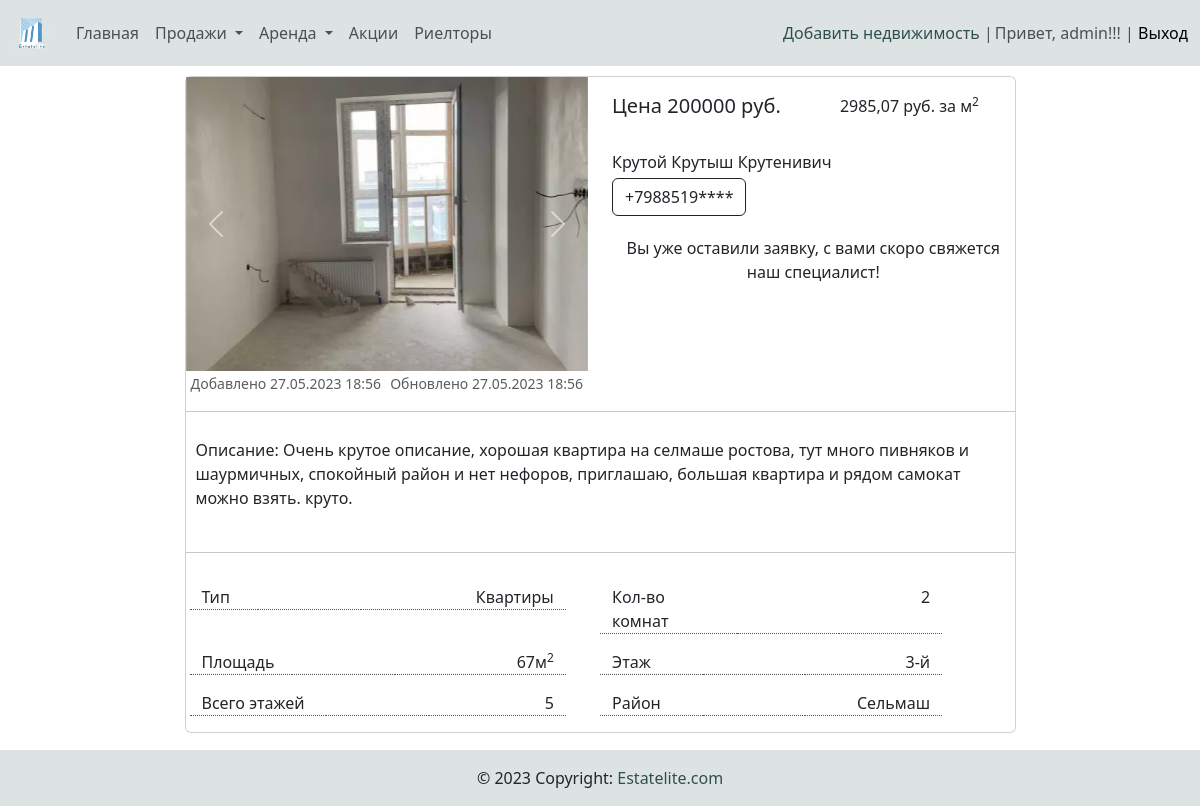
Screenshot of /estate_detail/3/ (signed in) with the database file from the repository.
### main/models.py (models this page shows, shortened)
class Image(models.Model):
    img = models.ImageField(blank=True, upload_to='photos/%Y/%m/%d/', verbose_name='Фото')
    real_estate = models.ForeignKey(RealEstate, related_name='photos', on_delete=models.CASCADE)

class RealEstate(models.Model):
    sale = 'Продажа'
    rent = 'Аренда'
    category = models.ForeignKey(Category, on_delete=models.CASCADE, null=False, blank=False)
    owner = models.ForeignKey(Owner, on_delete=models.CASCADE, null=False, blank=False)
    description = models.TextField()
    number_of_rooms = models.IntegerField()
    area = models.ForeignKey(Area, on_delete=models.CASCADE)
    address = models.CharField(max_length=255)
    price = models.IntegerField()
    total_area = models.CharField(max_length=10)
    floor = models.CharField(max_length=4)
    max_floor = models.CharField(max_length=4)
    type_real_estate = models.CharField(choices=[('ПРОДАЖА', sale), ('АРЕНДА', rent)], max_length=10)
    date_create = models.DateTimeField(auto_now_add=True)
    date_update = models.DateTimeField(auto_now=True)

class Owner(models.Model):
    first_name = models.CharField(max_length=50)
    last_name = models.CharField(max_length=50)
    surname = models.CharField(max_length=50)
    gender = models.IntegerField(choices=[(0, 'Ж'), (1, 'М')], default=0)
    series = models.CharField(max_length=4)
    number = models.CharField(max_length=6)
    phone = models.CharField(max_length=20)
    user = models.ForeignKey(User, related_name='owner', on_delete=models.CASCADE)

class Category(models.Model):
    sale = 'Продажа'
    rent = 'Аренда'
    title = models.CharField(max_length=80)
    date_create = models.DateTimeField(auto_now_add=True)
    type_category = models.CharField(choices=[('ПРОДАЖА', sale), ('АРЕНДА', rent)], max_length=10)
    subtype_category = models.IntegerField(choices=[
                                                (0, 'Жилая'),
                                                (1, 'Загородная'),
                                                (2, 'Коммерческая')], default=0)
    def __str__(self):
        return self.title

class Area(models.Model):
    area_name = models.CharField(max_length=250)
    area_abbr = models.CharField(max_length=20, null=True, blank=True)
    date_create = models.DateTimeField(auto_now_add=True)
    def __str__(self):
        return self.area_name

### main/views.py (the view)
# urls.py: path('estate_detail/<int:estate_id>/', estate_detail, name='detail'),
def estate_detail(request, estate_id):
    estate = RealEstate.objects.get(pk=estate_id)
    price_for_meter = round(int(estate.price) / int(estate.total_area), 2)
    have_request = False
    user_have_request = estate.e_request.filter(real_estate=estate_id)
    if user_have_request.count() > 0:
        print(user_have_request[0].buyer.user)
        if user_have_request[0].buyer.user == request.user:
            have_request = True
    if request.POST:
        request_form = UserRequest(data=request.POST)
        if request_form.is_valid():
            new_buyer = Buyer(first_name=request.POST['first_name'], phone=request.POST['phone'], user=request.user)
            new_buyer.save()
            new_e_request = Request(real_estate=estate, buyer=new_buyer, request_status='Создана')
            new_e_request.save()
            messages.success(request, 'Заявка создана')
            return redirect(request.path)
    else:
        request_form = UserRequest()
    return render(request, 'main/estate_detail.html', {
        'estate': estate,
        'form': request_form,
        'price_for_meter': price_for_meter,
        'have_request': have_request})

### main/templatetags/navbar_tags.py (called while the page is built)
@register.simple_tag()
def filtered_category_sale():
    dict_category = {
        'residential': [],
        'country': [],
        'commercial': [],
    }
    sale_category = Category.objects.filter(type_category='ПРОДАЖА')
    for s_cat in sale_category:
        if s_cat.subtype_category == 0:
            dict_category['residential'].append(s_cat)
        elif s_cat.subtype_category == 1:
            dict_category['country'].append(s_cat)
        else:
            dict_category['commercial'].append(s_cat)
    return dict_category

@register.simple_tag()
def filtered_category_rent():
    dict_category = {
        'residential': [],
        'country': [],
        'commercial': [],
    }
    rent_category = Category.objects.filter(type_category='АРЕНДА')
    for s_cat in rent_category:
        if s_cat.subtype_category == 0:
            dict_category['residential'].append(s_cat)
        elif s_cat.subtype_category == 1:
            dict_category['country'].append(s_cat)
        else:
            dict_category['commercial'].append(s_cat)
    return dict_category

@register.filter(name='has_group')
def has_group(user, group_name):
    group = Group.objects.get(name=group_name)
    return True if group in user.groups.all() else False

### main/templates/main/estate_detail.html (shortened to what this page needs)
{% extends 'base.html' %}
{% load static %}
{% block content %}
<div class="container" style="margin-top: 10px;">
    <div class="row justify-content-center">
    <div class="col-9">
    <div class="card mb-3">
        <div class="row">
            <div class="col-md-6">
                <div id="carouselExampleControls{{ item.id }}" class="carousel slide" data-bs-ride="carousel">
                    <div class="carousel-inner">
                      {% for image in estate.photos.all %}
                        {% if forloop.counter == 1%}
                        <div class="carousel-item active">
                            <img src="{{ image.img.url }}" class="d-block w-100" alt="...">
                        </div>
                        {% else %}
                        <div class="carousel-item">
                            <img src="{{ image.img.url }}" class="d-block w-100" alt="...">
                        </div>
                        {% endif %}
                      {% endfor %}
                    </div>
                    <button class="carousel-control-prev" type="button" data-bs-target="#carouselExampleControls{{ item.id }}" data-bs-slide="prev">
                      <span class="carousel-control-prev-icon" aria-hidden="true"></span>
                    </button>
                    <button class="carousel-control-next" type="button" data-bs-target="#carouselExampleControls{{ item.id }}" data-bs-slide="next">
                      <span class="carousel-control-next-icon" aria-hidden="true"></span>
                    </button>
                  </div>
            </div>
            <div class="col-6" style="margin-top: 2%;">
                <div class="row">
                    <div class="col-6">
                        <h5>Цена {{ estate.price }} руб.</h5>
                    </div>
                    <div class="col-5 text-end">
                        <span>{{ price_for_meter }} руб. за м<sup>2</sup></span>
                    </div>
                </div>
                <br>
                <span>{{ estate.owner.first_name }} {{ estate.owner.last_name }} {{ estate.owner.surname }}</span><br>
                <button type="button" class="btn btn-outline-dark" style="margin-top: 1%;" data-bs-toggle="modal" data-bs-target="#exampleModal">{{ estate.owner.phone|slice:"0:8" }}****</button>
                {% if not have_request %}
                <p style="margin-top: 5%;" class="text-center">Понравилось предложение? Можете оставить заявку прямо сейчас, и наш специалист с вами свяжется.</p>
                <form action="" method="post" enctype="multipart/form-data" class="container" style="margin-top: 1%;">
                    {% csrf_token %}
                    <div class="row justify-content-center">
                        <div class="col-4">
                            <div class="form-group">
                                {{ form.first_name }}
                            </div>
                        </div>
                        <div class="col-4">
                            <div class="form-group">
                                {{ form.phone }}
                            </div>
                        </div>
                    </div>
                    <div class="row justify-content-center" style="margin-top: 10px;">
                        <div class="col-8 text-center">
                            <button type="submit" class="btn btn-outline-dark">Оставить заявку</button>
                        </div>
                    </div>
                </form>
                {% else %}
                <p style="margin-top: 5%;" class="text-center">Вы уже оставили заявку, с вами скоро свяжется наш специалист!</p>
                {% endif %}
            </div>
        </div>
        <div class="row justify-content-start">
            <div class="col-6">
                <span class="card-text" style="margin-left: 5px;"><small class="text-muted">Добавлено {{ estate.date_create|date:"d.m.Y H:i" }}</small></span>
                <span class="card-text" style="margin-left: 5px;"><small class="text-muted">Обновлено {{ estate.date_update|date:"d.m.Y H:i" }}</small></span>
            </div>
        </div>
        <hr>
            <p class="card-text" style="padding: 10px;">Описание: {{ estate.description }}.</p>
        <hr>
        <div class="card-body">
            <div class="row justify-content-between">
                <div class="col-6">
                    <div class="row">
                        <div class="col-2" style="border-bottom: 1px dotted #535353;">
                            <span class="card-text">Тип</span>
                        </div>
                        <div class="col-3" style="border-bottom: 1px dotted #535353;">
                        </div>
                        <div class="col-6 text-end" style="border-bottom: 1px dotted #535353;">
                            <span>
                                <span class="card-text">{{ estate.category }}</span>
                            </span>
                        </div>
                    </div>
                </div>
                <div class="col-6">
                    <div class="row">
                        <div class="col-4" style="border-bottom: 1px dotted #535353;">
                            <span class="card-text">Кол-во комнат</span>
                        </div>
                        <div class="col-3" style="border-bottom: 1px dotted #535353;">
                        </div>
                        <div class="col-3 text-end" style="border-bottom: 1px dotted #535353;">
                            <span>
                                <span class="card-text">{{ estate.number_of_rooms }}</span>
                            </span>
                        </div>
                    </div>
                </div>
            </div>
            <div class="row justify-content-between" style="margin-top: 2%;">
                <div class="col-6">
                    <div class="row">
                        <div class="col-3" style="border-bottom: 1px dotted #535353;">
                            <span class="card-text">Площадь</span>
                        </div>
                        <div class="col-3" style="border-bottom: 1px dotted #535353;">
                        </div>
                        <div class="col-5 text-end" style="border-bottom: 1px dotted #535353;">
                            <span>
                                <span class="card-text">{{ estate.total_area }}м<sup>2</sup></span>
                            </span>
                        </div>
                    </div>
                </div>
                <div class="col-6">
                    <div class="row">
                        <div class="col-3" style="border-bottom: 1px dotted #535353;">
                            <span class="card-text">Этаж</span>
                        </div>
                        <div class="col-3" style="border-bottom: 1px dotted #535353;">
                        </div>
                        <div class="col-4 text-end" style="border-bottom: 1px dotted #535353;">
                            <span>
                                <span class="card-text">{{ estate.floor }}-й</span>
                            </span>
                        </div>
                    </div>
                </div>
            </div>
            <div class="row justify-content-between" style="margin-top: 2%;">
                <div class="col-6">
                    <div class="row">
                        <div class="col-4" style="border-bottom: 1px dotted #535353;">
                            <span class="card-text">Всего этажей</span>
                        </div>
                        <div class="col-3" style="border-bottom: 1px dotted #535353;">
                        </div>
                        <div class="col-4 text-end" style="border-bottom: 1px dotted #535353;">
                            <span>
                                <span class="card-text">{{ estate.max_floor }}</span>
                            </span>
                        </div>
                    </div>
                </div>
                <div class="col-6">
                    <div class="row">
                        <div class="col-3" style="border-bottom: 1px dotted #535353;">
                            <span class="card-text">Район</span>
                        </div>
                        <div class="col-3" style="border-bottom: 1px dotted #535353;">
                        </div>
                        <div class="col-4 text-end" style="border-bottom: 1px dotted #535353;">
                            <span>
                                <span class="card-text">{{ estate.area }}</span>
                            </span>
                        </div>
                    </div>
                </div>
            </div>
        </div>
    </div>
</div>
</div>
</div>
{% endblock %}

### templates/inc/_nav.html (shortened to what this page needs)
{% load static %}
{% load navbar_tags %}
<nav class="navbar navbar-expand-lg navbar-light" style="background-color: #dde2e3;">
    <div class="container-xxl">
      <a class="navbar-brand" href=""><img src="{% static 'image/logoPng.png' %}" alt="logo" style="height: 40px; width: 40px;"></a>
      <div class="collapse navbar-collapse" id="navbarSupportedContent">
        <ul class="navbar-nav me-auto mb-2 mb-lg-0">
          <li class="nav-item"><a class="nav-link" href="{% url 'main:index' %}">Главная</a></li>
          <a class="nav-item dropdown-toggle nav-link" data-bs-toggle="collapse" href="#collapseExample" role="button" aria-expanded="false" aria-controls="collapseExample">
            Продажи
          </a>
          <a class="nav-item dropdown-toggle nav-link" data-bs-toggle="collapse" href="#rentExample" role="button" aria-expanded="false" aria-controls="collapseExample">
            Аренда
          </a>
          <li class="nav-item"><a class="nav-link" href="{% url 'main:discount' %}">Акции</a></li>
          <li class="nav-item"><a class="nav-link" href="{% url 'main:realtor' %}">Риелторы</a></li>
        </ul>
        {% if request.user.is_authenticated %}
          {% if not request.user|has_group:"owners" %}
            <span class="text-muted"><a href="{% url 'main:stay_owner' %}" class="a-custom">Стать владельцем</a> |</span>
          {% else %}
            <span class="text-muted"><a href="{% url 'main:add_estate' %}" class="a-custom">Добавить недвижимость</a> |</span>
          {% endif %}
        {% endif %}
        <span class="navbar-text">
          {% if request.user.is_authenticated %}
          <span style="margin-left: 2px;">Привет, {{ user.username }}!!! | <a href="{% url 'main:logout' %}" class="a-custom">Выход</a></span>
          {% endif %}
      </div>
  </nav>

### agency/static/css/style_for_a.css (style rules this page uses)
.a-custom { position: relative; color: darkslategrey; cursor: pointer; line-height: 1; text-decoration: none; }
.a-custom:after { display: block; position: absolute; left: 0; width: 0; height: 2px; background-color: gray; content: ""; transition: width 0.3s ease-out; }

### rows the page displays
Image: img (picture)
RealEstate: price "200000", owner.first_name "Крутой", owner.last_name "Крутыш", owner.surname "Крутенивич", owner.phone "+7988519", date_create "27.05.2023 18:56", date_update "27.05.2023 18:56", description "Очень крутое описание, хорошая квартира на селмаше ростова, тут много пивняков и шаурмичных, спокойный район и нет нефоров, приглашаю, большая квартира и рядом самокат можно взять. круто", category "Квартиры", number_of_rooms "2", total_area "67", floor "3", max_floor "5", area "Сельмаш"

### other values shown
{{ user.username }} "admin"
{{ price_for_meter }} "2985,07"
